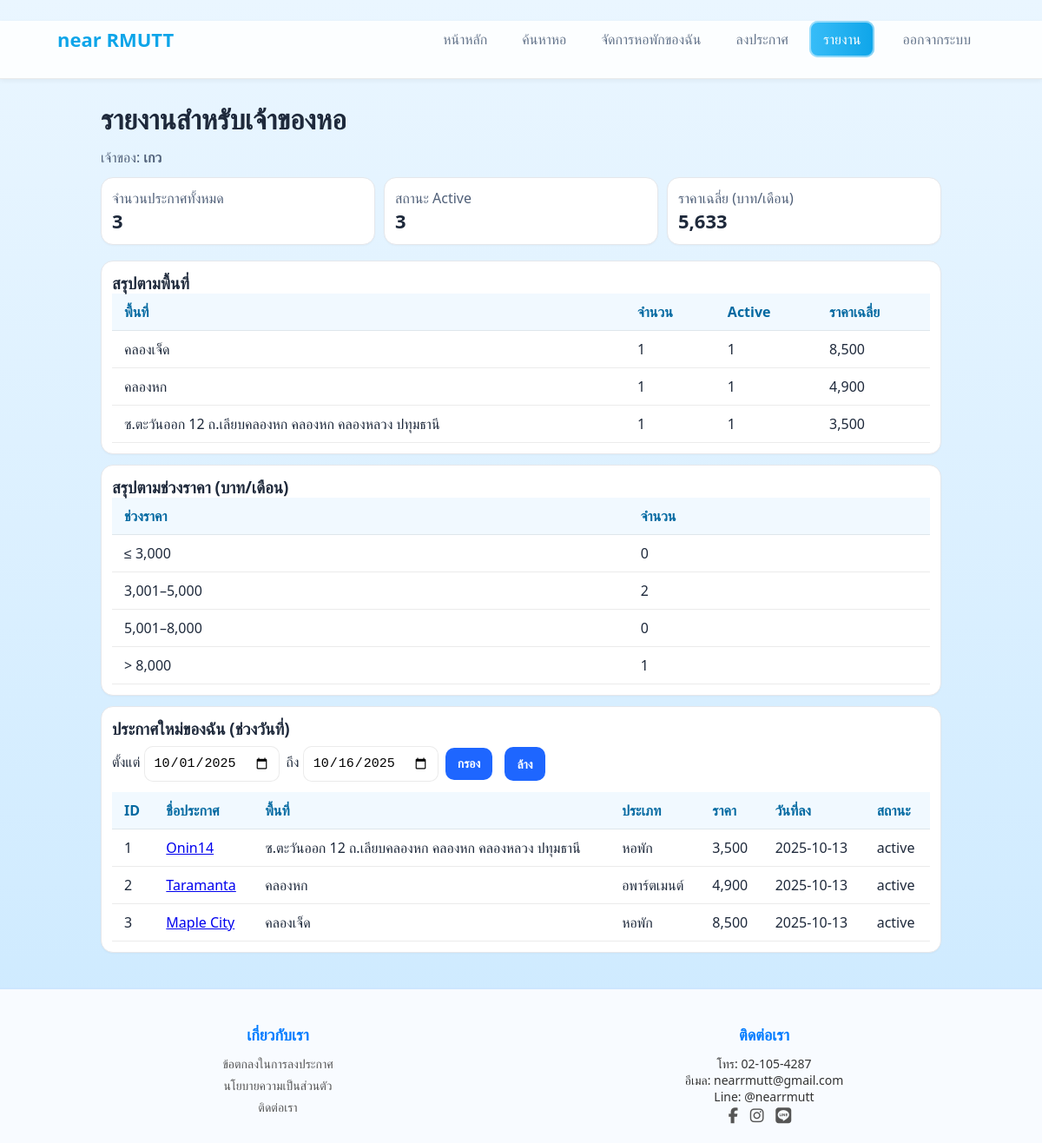
The app's page /reports_owner.php (signed in) with its own data.
### tables this page shows
CREATE TABLE `users` (
  `id` int(11) NOT NULL,
  `name` varchar(100) NOT NULL,
  `email` varchar(100) NOT NULL,
  `password_hash` varchar(255) NOT NULL,
  `role` enum('tenant','owner','admin') DEFAULT 'tenant',
  `phone` varchar(30) DEFAULT NULL,
  `created_at` timestamp NOT NULL DEFAULT current_timestamp()
);

CREATE TABLE `listings` (
  `id` int(11) NOT NULL,
  `owner_id` int(11) NOT NULL,
  `title` varchar(150) NOT NULL,
  `area` varchar(100) DEFAULT NULL,
  `type` varchar(50) DEFAULT NULL,
  `price` decimal(10,2) NOT NULL,
  `description` text DEFAULT NULL,
  `status` enum('active','inactive') DEFAULT 'active',
  `created_at` timestamp NOT NULL DEFAULT current_timestamp(),
  `deposit` decimal(10,2) DEFAULT NULL,
  `electricity_rate` varchar(60) DEFAULT NULL,
  `water_rate` varchar(60) DEFAULT NULL,
  `other_fee` decimal(10,2) DEFAULT NULL,
  `internet` varchar(100) DEFAULT NULL,
  `details_long` mediumtext DEFAULT NULL,
  `contact_phone` varchar(32) DEFAULT NULL,
  `contact_line` varchar(64) DEFAULT NULL,
  `contact_facebook` varchar(255) DEFAULT NULL,
  `contact_email` varchar(255) DEFAULT NULL,
  `map_url` varchar(255) DEFAULT NULL
);

### reports_owner.php (the view, shortened to what this page needs)
<?php
require __DIR__ . '/conn.php';
include __DIR__ . '/header.php';
$owner_id = $_SESSION['user_id'];
$start = $_GET['start_date'] ?? date('Y-m-01');
$end   = $_GET['end_date']   ?? date('Y-m-d');
$stmt = $mysqli->prepare("SELECT id, name FROM users WHERE id=? LIMIT 1");
$stmt->bind_param('i', $owner_id);
$stmt->execute();
$me = $stmt->get_result()->fetch_assoc();
$stmt = $mysqli->prepare("
  SELECT COUNT(*) total_all,
         SUM(status='active') total_active,
         ROUND(AVG(price),0) avg_price
  FROM listings
  WHERE owner_id=?
");
$stmt->bind_param('i', $owner_id);
$stmt->execute();
$overview = $stmt->get_result()->fetch_assoc();
$stmt = $mysqli->prepare("
  SELECT area,
         COUNT(*) total_listings,
         SUM(status='active') active_listings,
         ROUND(AVG(price),0) avg_price
  FROM listings
  WHERE owner_id=?
  GROUP BY area
  ORDER BY total_listings DESC
");
$stmt->bind_param('i', $owner_id);
$stmt->execute();
$area_rs = $stmt->get_result();
$stmt = $mysqli->prepare("
  SELECT
    SUM(CASE WHEN price<=3000 THEN 1 ELSE 0 END) le_3000,
    SUM(CASE WHEN price BETWEEN 3001 AND 5000 THEN 1 ELSE 0 END) b_3001_5000,
    SUM(CASE WHEN price BETWEEN 5001 AND 8000 THEN 1 ELSE 0 END) b_5001_8000,
    SUM(CASE WHEN price>8000 THEN 1 ELSE 0 END) gt_8000
  FROM listings
  WHERE owner_id=?
");
$stmt->bind_param('i', $owner_id);
$stmt->execute();
$bk = $stmt->get_result()->fetch_assoc();
$stmt = $mysqli->prepare("
  SELECT id, title, area, type, price, DATE(created_at) created_at, status
  FROM listings
  WHERE owner_id=? AND DATE(created_at) BETWEEN ? AND ?
  ORDER BY created_at DESC
");
$stmt->bind_param('iss', $owner_id, $start, $end);
$stmt->execute();
$new_rs = $stmt->get_result();
?>
<div class="container" style="max-width: 1000px; margin: 24px auto; padding: 0 16px;">
  <h1 style="margin: 8px 0 12px;">รายงานสำหรับเจ้าของหอ</h1>
  <p class="muted">เจ้าของ: <b><?= htmlspecialchars($me['name'] ?? 'ไม่ทราบชื่อ') ?></b></p>
  <div class="grid" style="display:grid;grid-template-columns:repeat(3,1fr);gap:10px;margin:12px 0 18px;">
    <div class="card" style="padding:12px;">
      <div class="muted">จำนวนประกาศทั้งหมด</div>
      <div style="font-size:22px;font-weight:700;"><?= number_format((int)$overview['total_all']) ?></div>
    </div>
    <div class="card" style="padding:12px;">
      <div class="muted">สถานะ Active</div>
      <div style="font-size:22px;font-weight:700;"><?= number_format((int)$overview['total_active']) ?></div>
    </div>
    <div class="card" style="padding:12px;">
      <div class="muted">ราคาเฉลี่ย (บาท/เดือน)</div>
      <div style="font-size:22px;font-weight:700;"><?= number_format((int)$overview['avg_price']) ?></div>
    </div>
  </div>
  <div class="card" style="padding:12px;margin:12px 0;">
    <h3>สรุปตามพื้นที่</h3>
    <table class="table" style="width:100%;border-collapse:collapse;">
      <thead><tr><th>พื้นที่</th><th>จำนวน</th><th>Active</th><th>ราคาเฉลี่ย</th></tr></thead>
      <tbody>
        <?php if ($area_rs->num_rows): ?>
          <?php while ($r = $area_rs->fetch_assoc()): ?>
            <tr>
              <td><?= htmlspecialchars($r['area']) ?></td>
              <td><?= $r['total_listings'] ?></td>
              <td><?= $r['active_listings'] ?></td>
              <td><?= number_format((int)$r['avg_price']) ?></td>
            </tr>
          <?php endwhile; ?>
        <?php else: ?>
          <tr><td colspan="4">ไม่มีข้อมูล</td></tr>
        <?php endif; ?>
      </tbody>
    </table>
  </div>
  <div class="card" style="padding:12px;margin:12px 0;">
    <h3>สรุปตามช่วงราคา (บาท/เดือน)</h3>
    <?php
      $b1=(int)($bk['le_3000']??0);
      $b2=(int)($bk['b_3001_5000']??0);
      $b3=(int)($bk['b_5001_8000']??0);
      $b4=(int)($bk['gt_8000']??0);
    ?>
    <table class="table" style="width:100%;border-collapse:collapse;">
      <thead><tr><th>ช่วงราคา</th><th>จำนวน</th></tr></thead>
      <tbody>
        <tr><td>≤ 3,000</td><td><?= $b1 ?></td></tr>
        <tr><td>3,001–5,000</td><td><?= $b2 ?></td></tr>
        <tr><td>5,001–8,000</td><td><?= $b3 ?></td></tr>
        <tr><td>> 8,000</td><td><?= $b4 ?></td></tr>
      </tbody>
    </table>
  </div>
  <div class="card" style="padding:12px;margin:12px 0;">
    <h3>ประกาศใหม่ของฉัน (ช่วงวันที่)</h3>
    <form method="get" class="form" style="display:flex;gap:8px;align-items:center;margin:8px 0 12px;">
      <label>ตั้งแต่ <input type="date" name="start_date" value="<?= htmlspecialchars($start) ?>"></label>
      <label>ถึง <input type="date" name="end_date" value="<?= htmlspecialchars($end) ?>"></label>
      <button class="btn">กรอง</button>
      <a class="btn" href="reports_owner.php" style="margin-left:6px">ล้าง</a>
    </form>
    <table class="table" style="width:100%;border-collapse:collapse;">
      <thead><tr>
        <th>ID</th><th>ชื่อประกาศ</th><th>พื้นที่</th><th>ประเภท</th>
        <th>ราคา</th><th>วันที่ลง</th><th>สถานะ</th>
      </tr></thead>
      <tbody>
        <?php if ($new_rs->num_rows): ?>
          <?php while ($r = $new_rs->fetch_assoc()): ?>
            <tr>
              <td><?= $r['id'] ?></td>
              <td><a href="listing_view.php?id=<?= $r['id'] ?>"><?= htmlspecialchars($r['title']) ?></a></td>
              <td><?= htmlspecialchars($r['area']) ?></td>
              <td><?= htmlspecialchars($r['type']) ?></td>
              <td><?= number_format((int)$r['price']) ?></td>
              <td><?= $r['created_at'] ?></td>
              <td><?= htmlspecialchars($r['status']) ?></td>
            </tr>
          <?php endwhile; ?>
        <?php else: ?>
          <tr><td colspan="7">ไม่มีข้อมูลในช่วงวันที่ที่เลือก</td></tr>
        <?php endif; ?>
      </tbody>
    </table>
  </div>
</div>
<?php include __DIR__ . '/footer.php'; ?>

### style.css (style rules this page uses)
:root { --bg: #eaf4ff; --card: #ffffff; --text: #1e293b; --muted: #64748b; --primary: #38bdf8; --primary-2: #0ea5e9; --border: rgba(0,0,0,.08); --radius: 14px; --shadow: 0 4px 15px rgba(56,189,248,.2); }
* { box-sizing:border-box; margin:0; padding:0; }
body { font-family: 'Segoe UI', Poppins, sans-serif; background: linear-gradient(180deg, #eaf6ff 0%, #cbe9ff 100%); color: var(--text); min-height: 100vh; }
.container { max-width:1000px; margin-inline:auto; padding:24px; }
.card { background:var(--card); border:1px solid var(--border); border-radius:var(--radius); padding:18px; box-shadow:var(--shadow); }
.grid { display:grid; grid-template-columns:repeat(3,1fr); gap:18px; }
.btn { background:linear-gradient(180deg,var(--primary),var(--primary-2)); color:#fff; border:0; border-radius:12px; padding:10px 18px; font-weight:600; cursor:pointer; transition:.25s; text-decoration:none; display:inline-flex; align-items:center; justify-content:center; }
.form input,.form select,.form textarea { background:#fff; border:1px solid var(--border); border-radius:10px; padding:10px; font-size:15px; transition:.2s; }
.table { width:100%; border-collapse:collapse; }
.table th,.table td { padding:10px 14px; border-bottom:1px solid var(--border); text-align:left; }
.table thead th { background:#f1f9ff; font-weight:600; color:#0369a1; }
.muted { color:var(--muted); }
.btn { background: linear-gradient(135deg, #00aaff, #0088ff); color: white; border: none; border-radius: 8px; padding: 6px 14px; font-size: 14px; cursor: pointer; transition: background 0.3s, transform 0.2s; display: inline-block; font-weight: 600; }
.container { max-width:1100px; margin:24px auto; padding:0 16px; }
.card { background:#fff; border:1px solid #e5e7eb; border-radius:14px; box-shadow:0 1px 2px rgba(0,0,0,.03); }
.btn { display:inline-block; padding:10px 14px; border-radius:10px; background:#1e66ff; color:#fff; text-decoration:none; font-weight:600; }
.muted { color:#506079; }

### records on screen
users: name "เกว"
listings: id "1", title "Onin14", area "ซ.ตะวันออก 12 ถ.เลียบคลองหก คลองหก คลองหลวง ปทุมธานี", type "หอพัก", price "3,500", created_at "2025-10-13", status "active"
listings: id "2", title "Taramanta", area "คลองหก", type "อพาร์ตเมนต์", price "4,900", created_at "2025-10-13", status "active"
listings: id "3", title "Maple City", area "คลองเจ็ด", type "หอพัก", price "8,500", created_at "2025-10-13", status "active"

### other values on screen
$overview['total_all'] "3"
$overview['total_active'] "3"
$overview['avg_price'] "5,633"
$r['area'] "คลองเจ็ด"
$r['total_listings'] "1"
$r['active_listings'] "1"
$r['avg_price'] "8,500"
$r['area'] "คลองหก"
$r['avg_price'] "4,900"
$r['area'] "ซ.ตะวันออก 12 ถ.เลียบคลองหก คลองหก คลองหลวง ปทุมธานี"
$r['avg_price'] "3,500"
$b1 "0"
$b2 "2"
$b3 "0"
$b4 "1"
